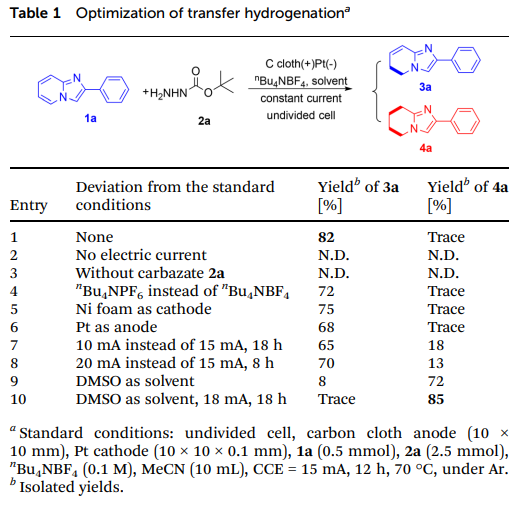
#> input picture test/RSC13_table_1.png, 516 x 505 px, found by its file name; its folder holds only this picture in this run
$ python batch_img_cropper.py
#> lines starting #> are read from the running program, lines starting #| are printed output that depends on the picture; after the words box and inside, x2 and y2 are one past the last pixel; in counts of white or black regions, pixels touching at a corner belong together
import cv2
import numpy as np
import os
import math

def find_split_line(image, threshold, region_start, region_end, percentage_threshold, step_size):
    # Convert the image to grayscale
    gray = cv2.cvtColor(image, cv2.COLOR_BGR2GRAY)

    # Threshold the image to identify white pixels
    _, thresh = cv2.threshold(gray, threshold, 255, cv2.THRESH_BINARY)

    # Count the number of white pixels along the vertical axis
    white_pixel_count = np.count_nonzero(thresh == 255, axis=1)

    # Find the first line with at least the specified percentage of white pixels in the specified region
    split_line = region_start
    while split_line < region_end:
        min_white_pixels = int(percentage_threshold * len(thresh[split_line]))

        if white_pixel_count[split_line] >= min_white_pixels:
            break
        split_line += step_size

    return split_line if split_line < region_end else region_end

def find_last_line(image, threshold, region_start, region_end, percentage_threshold, step_size):
    # Convert the image to grayscale
    gray = cv2.cvtColor(image, cv2.COLOR_BGR2GRAY)

    # Threshold the image to identify white pixels
    _, thresh = cv2.threshold(gray, threshold, 255, cv2.THRESH_BINARY)

    # Count the number of white pixels along the vertical axis
    white_pixel_count = np.count_nonzero(thresh == 255, axis=1)

    # Find the last line with at least the specified percentage of white pixels in the specified region
    split_line = region_end
    while split_line > region_start:
        min_white_pixels = int(percentage_threshold * len(thresh[split_line]))

        if white_pixel_count[split_line] >= min_white_pixels:
            break
        split_line -= step_size

    return split_line if split_line > region_start else region_start

def adaptive_split_lines(image, first_split_line, min_segment_height, threshold, percentage_threshold, step_size):
    # Calculate the remaining height after the first split line
    first_region_end = int(3/8 *len(image))
    remaining_height = image.shape[0] - first_region_end
    num_segments = math.ceil(remaining_height / min_segment_height)
    segment_height = remaining_height // num_segments  # Determine the approximate height of each segment

    split_lines = [first_split_line]  # Start with the first fixed split line
    region_start_list = [first_region_end]

    for i in range(1, num_segments):
        # Calculate dynamic region start and end for each segment
        region_start = region_start_list[-1]
        region_end = region_start + segment_height
        region_start_list.append(region_end)

        # Find the split line for the current region
        split_line = find_last_line(image, threshold, region_start, region_end, percentage_threshold, step_size)
        split_lines.append(split_line)

    return split_lines

def crop_image(image, split_lines):
    # Crop the image into segments based on split lines
    segments = []
    prev_line = 0

    for split_line in split_lines:
        segments.append(image[prev_line:split_line, :])
        prev_line = split_line

    # Add the final segment (from the last split line to the end of the image)
    segments.append(image[prev_line:, :])

    return segments

def process_image(image_name, image_directory, output_directory, min_segment_height=150):
    image_path = os.path.join(image_directory, f"{image_name}.png")
    image = cv2.imread(image_path)

    if image is None:
        print(f"Error: Image {image_name}.png not found.")
        return

    # Set the threshold for white pixels
    threshold = 254.8

    # Set the percentage threshold for white pixels (e.g., 99.5%)
    percentage_threshold = 0.995

    # Set the step size for checking lines every n lines
    step_size = 10

    # Find the first split line within the first 1/4 of the image
    region_start_1 = int(1/4 * len(image))
    region_end_1 = int(3/8 *len(image))
    first_split_line = find_last_line(image, threshold, region_start_1, region_end_1, percentage_threshold, step_size)

    try:
        # Find adaptive split lines based on the remaining height after the first split line
        split_lines = adaptive_split_lines(image, first_split_line, min_segment_height, threshold, percentage_threshold, step_size)

        # Check if split lines are valid
        if len(split_lines) < 1:
            raise ValueError(f"Error: Unable to find valid split lines for {image_name}. Saving original image.")

        # Crop the image into segments
        segments = crop_image(image, split_lines)

        # Check if cropped segments have valid size
        valid_segments = 0
        for idx, segment in enumerate(segments):
            if segment.size > 0:
                cv2.imwrite(os.path.join(output_directory, f"{image_name}_{idx+1}.png"), segment)
                valid_segments += 1
            else:
                print(f"Warning: Segment {idx+1} of {image_name} has zero size. Skipping.")

        if valid_segments == 0:
            raise ValueError(f"Error: No valid segments for {image_name}. Saving original image.")

    except Exception as e:
        print(str(e))
        cv2.imwrite(os.path.join(output_directory, f"{image_name}_original.png"), image)

def batch_process_images(input_directory, output_directory, min_segment_height=120):
    # Create a directory to save the cropped segments
    os.makedirs(output_directory, exist_ok=True)

    for file in os.listdir(input_directory):
        if (file.endswith('.png')):
            image_name = file.removesuffix('.png')
            print(f"processing {image_name}")
            process_image(image_name, input_directory, output_directory, min_segment_height)
#> in process_image, image is the input picture: shape (505, 516, 3); mean B, G, R 238.7, 238, 238.4
#> in process_image, `region_start_1 = int(1/4 * len(image))`: region_start_1 = 126
#> in process_image, `region_end_1 = int(3/8 *len(image))`: region_end_1 = 189
#> in find_last_line, `gray = cv2.cvtColor(image, cv2.COLOR_BGR2GRAY)`:
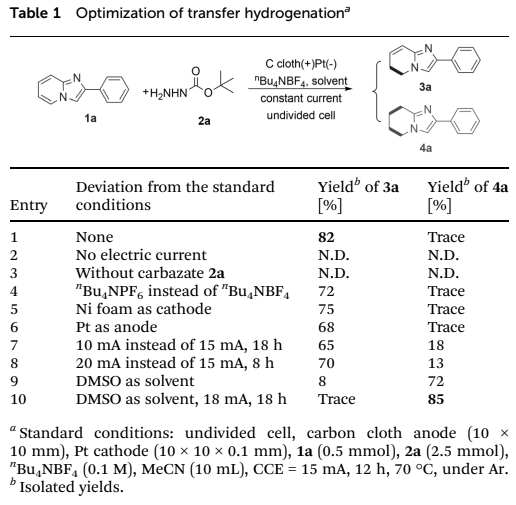
#> gray: shape (505, 516); min 0, max 255, mean 238.2
#> in find_last_line, `_, thresh = cv2.threshold(gray, threshold, 255, cv2.THRESH_BINARY)`:
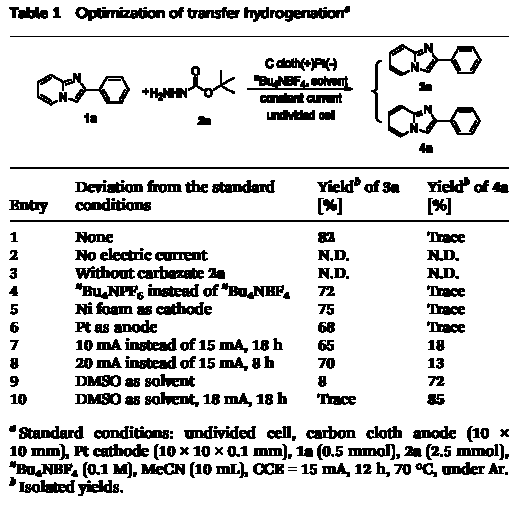
#> thresh: shape (505, 516); 85% white; 233 black regions (33 under 20 px), largest, box (x1, y1, x2, y2) and area: (10, 167, 509, 169) 998, (10, 220, 509, 222) 998, (389, 43, 482, 76) 919
#> in find_last_line, `white_pixel_count = np.count_nonzero(thresh == 255, axis=1)`: white_pixel_count = 505 values, max 516 at index 0, min 17 at index 36, mean 438.5
#> in find_last_line, `split_line = region_end`: split_line = 189
#> the loop in find_last_line, `while split_line > region_start:` made 3 passes
#> split_line on passes 1 to 2: 179, 169
#> after the loop in find_last_line, `while split_line > region_start:`: split_line = 169
#> in adaptive_split_lines, `first_region_end = int(3/8 *len(image))`: first_region_end = 189
#> in adaptive_split_lines, `remaining_height = image.shape[0] - first_region_end`: remaining_height = 316
#> in adaptive_split_lines, `num_segments = math.ceil(remaining_height / min_segment_height)`: num_segments = 3
#> in adaptive_split_lines, `segment_height = remaining_height // num_segments`: segment_height = 105
#> in adaptive_split_lines, `split_lines = [first_split_line]`: split_lines = [169]
#> in adaptive_split_lines, `region_start_list = [first_region_end]`: region_start_list = [189]
#> the loop in adaptive_split_lines, `for i in range(1, num_segments):` made 2 passes
#> (region_start, region_end, split_line) on passes 1 to 2: (189, 294, 264), (294, 399, 389)
#> after the loop in adaptive_split_lines, `for i in range(1, num_segments):`: region_start_list = [189, 294, 399]; split_lines = [169, 264, 389]
#> the loop in crop_image, `for split_line in split_lines:` made 3 passes
#> (split_line, prev_line) on passes 1 to 3: (169, 169), (264, 264), (389, 389)
#> after the loop in crop_image, `for split_line in split_lines:`: segments = 3 items
#> in process_image, `segments = crop_image(image, split_lines)`: segments = 4 items
#> the loop in process_image, `for idx, segment in enumerate(segments):` made 4 passes
#> pass 1, in process_image, `cv2.imwrite(os.path.join(output_directory, f"{image_name}_{idx+1}.png"..`:
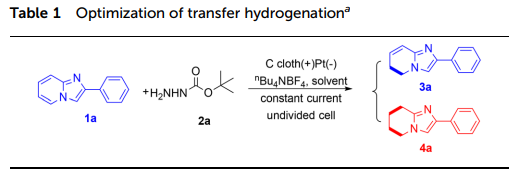
#> saved as RSC13_table_1_1.png: shape (169, 516, 3); mean B, G, R 242.8, 240.9, 242
#> pass 2, in process_image, `cv2.imwrite(os.path.join(output_directory, f"{image_name}_{idx+1}.png"..`:
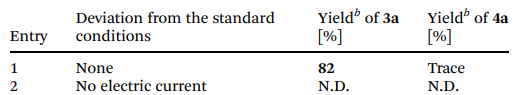
#> saved as RSC13_table_1_2.png: shape (95, 516, 3); mean B, G, R 237, 237, 237.1
#> after the loop in process_image, `for idx, segment in enumerate(segments):`: valid_segments = 4


# Batch process
input_directory = "/mnt/c/Users/Shi Xuan/OneDrive - University of Toronto/Project_MERLIN/Project_Digital esyn corpus/TF_to_json/TEST/"
output_directory = "/mnt/c/Users/Shi Xuan/OneDrive - University of Toronto/Project_MERLIN/Project_Digital esyn corpus/TF_to_json/TEST-adaptivecrop/"
min_segment_height = 150

batch_process_images(input_directory, output_directory, min_segment_height)

$ run again, on test/RSC2_table_1.png
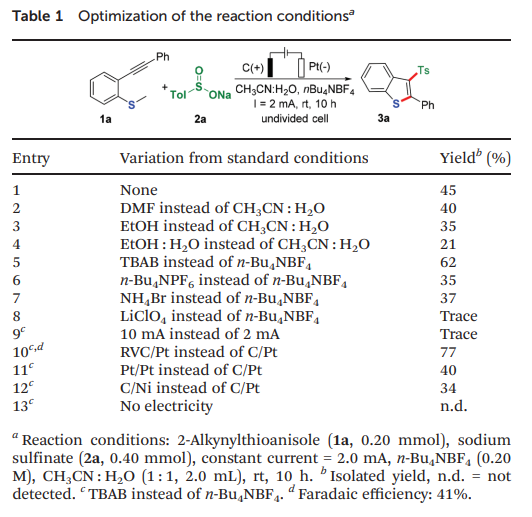
#> input picture test/RSC2_table_1.png, 532 x 517 px, found by its file name
#> in process_image, image is the input picture: shape (517, 532, 3); mean B, G, R 238.8, 238.8, 239
#> region_start_1 = 129
#> region_end_1 = 193
#> in find_last_line, `_, thresh = cv2.threshold(gray, threshold, 255, cv2.THRESH_BINARY)`:
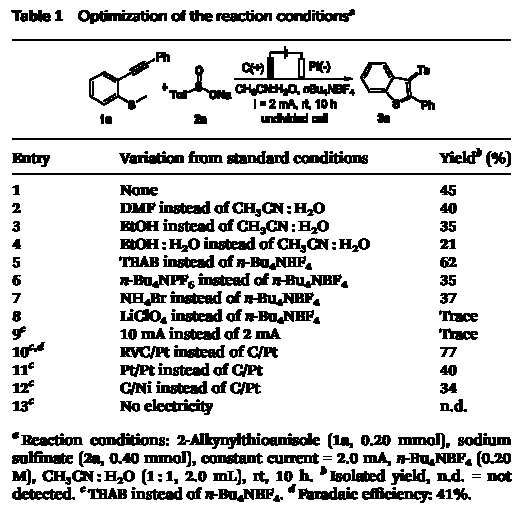
#> thresh: shape (517, 532); 84.1% white; 263 black regions (59 under 20 px), largest, box (x1, y1, x2, y2) and area: (189, 433, 320, 449) 1017, (12, 39, 511, 41) 998, (12, 138, 511, 140) 998
#> white_pixel_count = 517 values, max 532 at index 0, min 33 at index 39, mean 447.2
#> in find_last_line, `split_line = region_end`: split_line = 193
#> the loop in find_last_line, `while split_line > region_start:` made 2 passes
#> (min_white_pixels, split_line) on pass 1: (529, 183)
#> after the loop in find_last_line, `while split_line > region_start:`: split_line = 183
#> first_region_end = 193
#> remaining_height = 324
#> num_segments = 3
#> segment_height = 108
#> in adaptive_split_lines, `split_lines = [first_split_line]`: split_lines = [183]
#> in adaptive_split_lines, `region_start_list = [first_region_end]`: region_start_list = [193]
#> the loop in adaptive_split_lines, `for i in range(1, num_segments):` made 2 passes
#> (region_start, region_end, split_line) on passes 1 to 2: (193, 301, 271), (301, 409, 379)
#> after the loop in adaptive_split_lines, `for i in range(1, num_segments):`: region_start_list = [193, 301, 409]; split_lines = [183, 271, 379]
#> the loop in crop_image, `for split_line in split_lines:` made 3 passes
#> (split_line, prev_line) on passes 1 to 3: (183, 183), (271, 271), (379, 379)
#> after the loop in crop_image, `for split_line in split_lines:`: segments = 3 items
#> in process_image, `segments = crop_image(image, split_lines)`: segments = 4 items
#> the loop in process_image, `for idx, segment in enumerate(segments):` made 4 passes
#> pass 2, in process_image, `cv2.imwrite(os.path.join(output_directory, f"{image_name}_{idx+1}.png"..`:
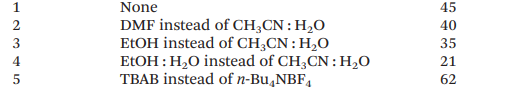
#> saved as RSC2_table_1_2.png: shape (88, 532, 3); mean B, G, R 241, 240.9, 241.2
#> after the loop in process_image, `for idx, segment in enumerate(segments):`: valid_segments = 4

$ run again, on test/RSC3_table_1.png
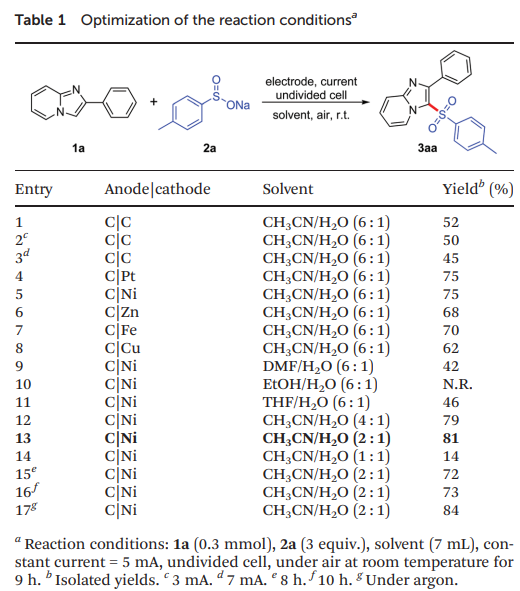
#> input picture test/RSC3_table_1.png, 520 x 591 px, found by its file name
#> in process_image, image is the input picture: shape (591, 520, 3); mean B, G, R 240.9, 240.6, 240.9
#> region_start_1 = 147
#> region_end_1 = 221
#> in find_last_line, `_, thresh = cv2.threshold(gray, threshold, 255, cv2.THRESH_BINARY)`:
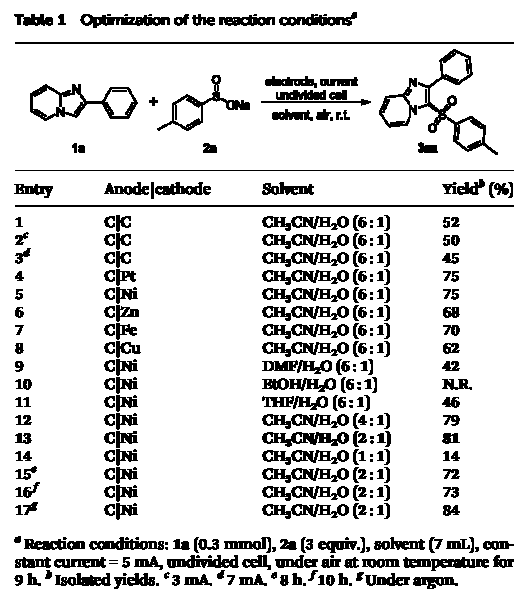
#> thresh: shape (591, 520); 85.5% white; 320 black regions (69 under 20 px), largest, box (x1, y1, x2, y2) and area: (418, 49, 498, 155) 1408, (30, 84, 138, 121) 1152, (15, 42, 514, 44) 998
#> white_pixel_count = 591 values, max 520 at index 0, min 21 at index 42, mean 444.6
#> in find_last_line, `split_line = region_end`: split_line = 221
#> the loop in find_last_line, `while split_line > region_start:` made 2 passes
#> (min_white_pixels, split_line) on pass 1: (517, 211)
#> after the loop in find_last_line, `while split_line > region_start:`: split_line = 211
#> first_region_end = 221
#> remaining_height = 370
#> num_segments = 3
#> segment_height = 123
#> in adaptive_split_lines, `split_lines = [first_split_line]`: split_lines = [211]
#> in adaptive_split_lines, `region_start_list = [first_region_end]`: region_start_list = [221]
#> the loop in adaptive_split_lines, `for i in range(1, num_segments):` made 2 passes
#> (region_start, region_end, split_line) on passes 1 to 2: (221, 344, 304), (344, 467, 357)
#> after the loop in adaptive_split_lines, `for i in range(1, num_segments):`: region_start_list = [221, 344, 467]; split_lines = [211, 304, 357]
#> the loop in crop_image, `for split_line in split_lines:` made 3 passes
#> (split_line, prev_line) on passes 1 to 3: (211, 211), (304, 304), (357, 357)
#> after the loop in crop_image, `for split_line in split_lines:`: segments = 3 items
#> in process_image, `segments = crop_image(image, split_lines)`: segments = 4 items
#> the loop in process_image, `for idx, segment in enumerate(segments):` made 4 passes
#> pass 2, in process_image, `cv2.imwrite(os.path.join(output_directory, f"{image_name}_{idx+1}.png"..`:
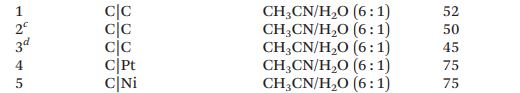
#> saved as RSC3_table_1_2.png: shape (93, 520, 3); mean B, G, R 243.2, 243.2, 243.4
#> after the loop in process_image, `for idx, segment in enumerate(segments):`: valid_segments = 4
